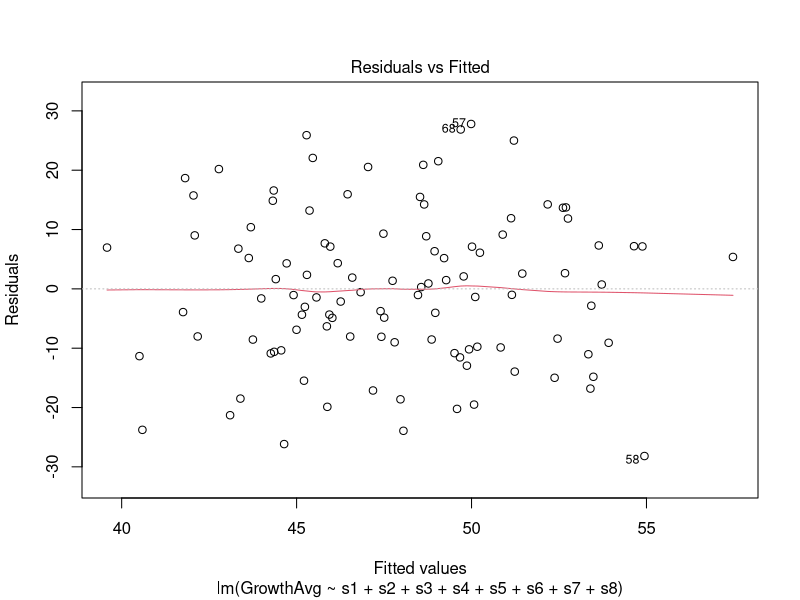
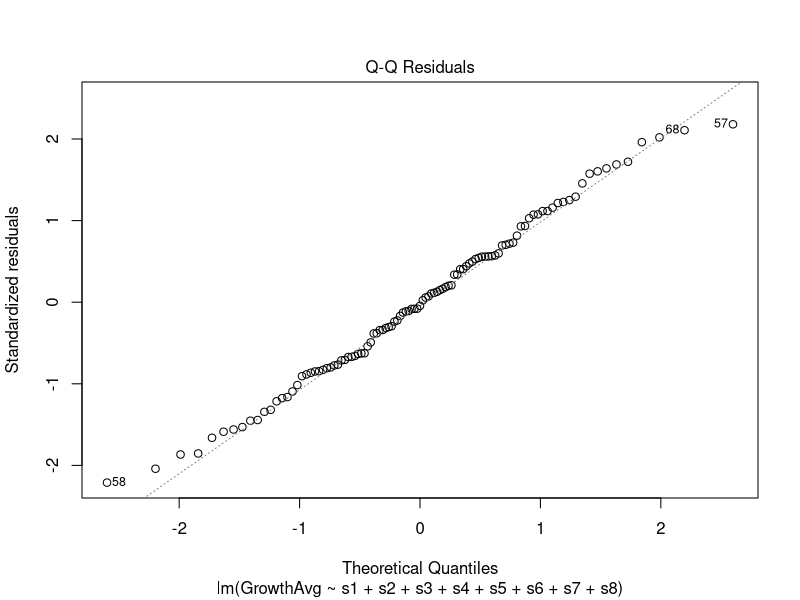
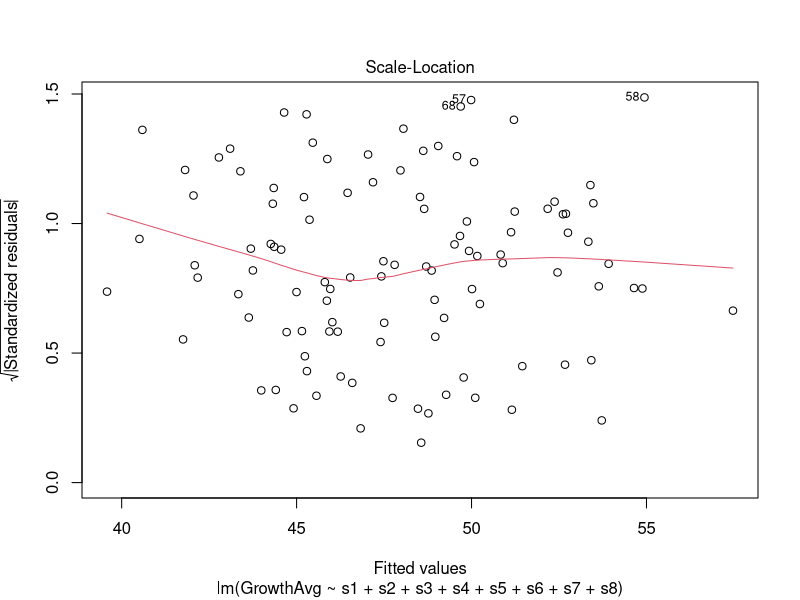
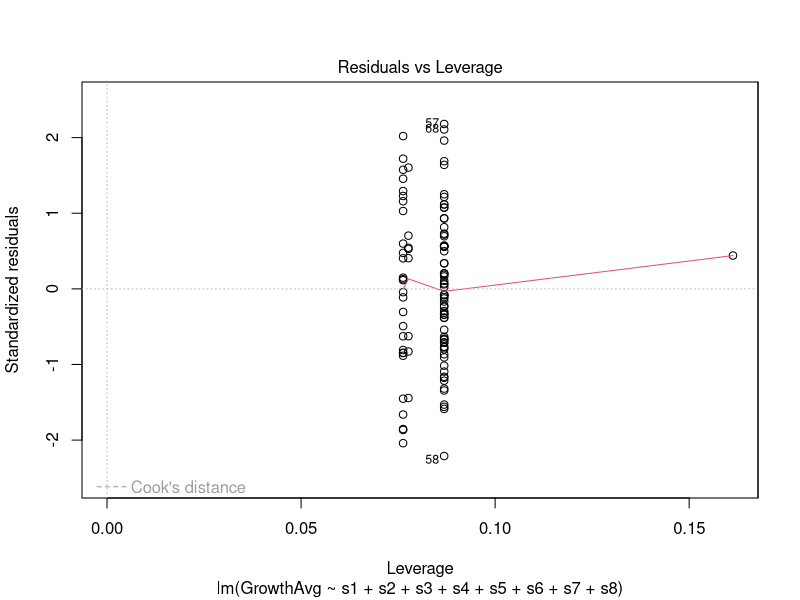
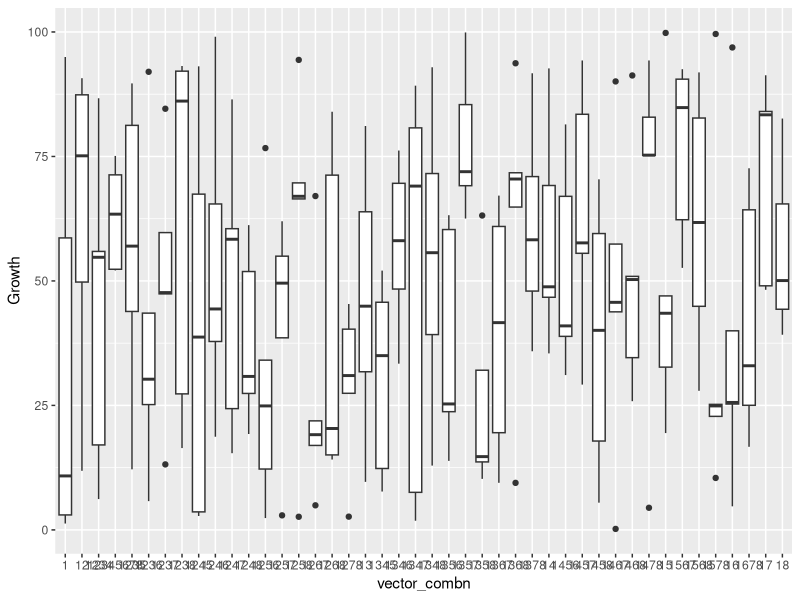

The R source for these figures, in order:
# Sam Welch
# A script that produces a unique stressor combination ID, fills in a binary matrix based on it, then generates dummy growth data. Boolean version.
# 26th May 2018
rm(list=ls())

library(tidyverse)
library(ggplot2)

vector_stressors <- c("1","2","3","4","5","6","7","8")

# Generate matrices of every 1-, 2-, 4-, and 8- combination of stressors.
matrix_combn_eight <- combn(vector_stressors,8)
matrix_combn_four <- combn(vector_stressors,4)
matrix_combn_two <- combn(vector_stressors,2)
matrix_combn_one <- combn(vector_stressors,1)

# Turn matrices into vectors of strings of combinations
vector_combn_eight <- apply(matrix_combn_eight,2, paste, collapse="")
vector_combn_four <- apply(matrix_combn_four,2, paste, collapse="")
vector_combn_two <- apply(matrix_combn_two,2, paste, collapse="")
vector_combn_one <- apply(matrix_combn_one,2, paste, collapse="")

# Combine them into one vector of length 107
vector_combn <- c(vector_combn_one, vector_combn_two, vector_combn_four, vector_combn_eight)

# Create a tibble of unique combination IDs, presence/absence of stressors and five replicates of growth
comb_tibble <- tibble(
  vector_combn,
  species = 0,
  legacy = 0,
  `s1` = FALSE,
  `s2` = FALSE,
  `s3` = FALSE,
  `s4` = FALSE,
  `s5` = FALSE,
  `s6` = FALSE,
  `s7` = FALSE,
  `s8` = FALSE,
  `GrowthA` = 0,
  `GrowthB` = 0,
  `GrowthC` = 0,
  `GrowthD` = 0,
  `GrowthE` = 0
)

# Loop over all combination IDs and assign stressors as present
# Yes, I am aware of the inefficiency here - I just don't know how to do it better.
for (i in 1:107) {
  comb <- comb_tibble[i,1]            # For each combination ID: assign to the variable comb
  for (j in 1:8) {                    # Loop across comb for j = 1:8
    if (grepl(toString(j),comb)) {    # if comb contains the string of j, 
      comb_tibble[i, j + 3] = TRUE    # change the value in the relevant position of the tibble to 1
    }
    j <- j + 1
  }
  i <- i + 1
}

# Another loop to stick some random data into the growth columns. Can this be done more elegantly with apply?
for (k in 1:107) {
  for (l in 12:16){
    comb_tibble[k,l] = runif(1, min=0, max=100)
    l <- l + 1
  }
  k <- k + 1
}

# Add a means column.
summary(comb_tibble)
comb_tibble <- mutate(comb_tibble,GrowthAvg = rowMeans(comb_tibble[,12:16]))

# What I've read online suggests a multiple linear regression or a non-linear multiple regression - so I'm going to try both...

# Multiple linear regression
mlr <- lm(
  formula = GrowthAvg ~ s1 + s2 + s3 + s4 + s5 + s6 + s7 + s8,
  data = comb_tibble)
summary(mlr)
plot(mlr)
# I can't remember how to interpret any of this, but at least I'll have a choice when it comes to working with the real data...

# Non-linear multiple regression - doesn't work because I don't understand it...
# nlmr <- nls(
#  formula = GrowthAvg ~ s1 + s2 + s3 + s4 + s5 + s6 + s7 + s8, # This is the wrong sort of formula for nls()
#  data = comb_tibble)

# Boxplot of average growth by stressor
comb_tibble_tidy <- gather(comb_tibble, Rep, Growth, 12:16) # Gathering the data for a boxplot of all stressors containing s1
ggplot(
      subset(comb_tibble_tidy, s1 != FALSE),
      aes(
      x = vector_combn,
      y = Growth
      )) + geom_boxplot()

# Run an ANOVA/ANCOVA?
anova(mlr)
